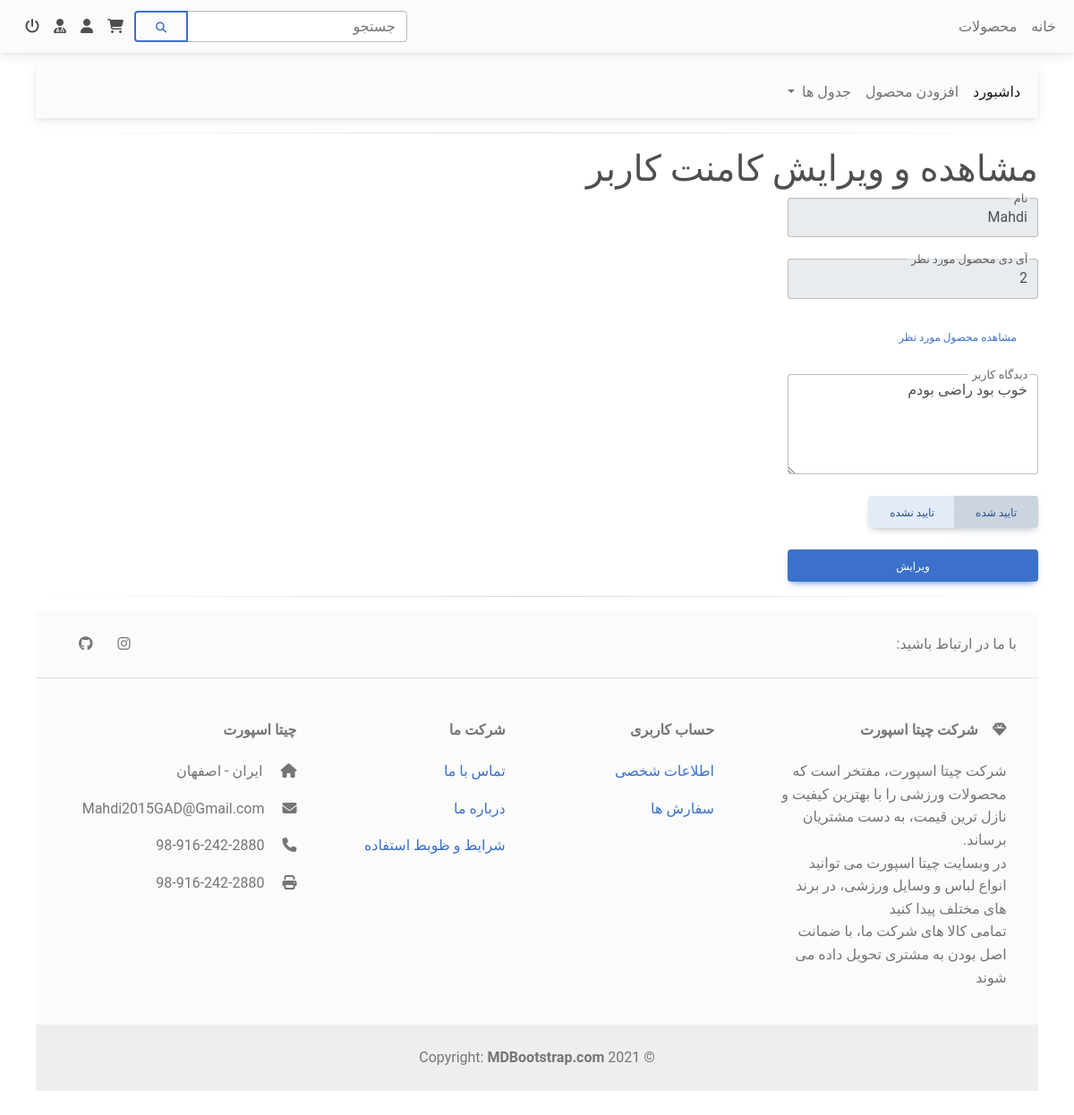
The page /EditComment.php?id=1 (signed in) on the database its author committed.
### tables this page shows
CREATE TABLE IF NOT EXISTS `comment` (
  `id` int(11) NOT NULL AUTO_INCREMENT,
  `username` varchar(255) NOT NULL,
  `productid` int(11) NOT NULL,
  `commenttext` text NOT NULL,
  `confirmation` varchar(255) NOT NULL,
  PRIMARY KEY (`id`)
);

### Settings.php (called while the page is built)
<?php
    $dbhost = 'localhost';
    $dbuser = 'root';
    $dbpass = '';
    $dbname = 'cheetah_sport';
?>

### DataBase.php (called while the page is built, shortened)
<?php
class db {
    protected $connection;
	protected $query;
	public function __construct($dbhost = '', $dbuser = '', $dbpass = '', $dbname = '', $charset = 'utf8') {
		$this->connection = new mysqli($dbhost, $dbuser, $dbpass, $dbname);
		$this->connection->set_charset($charset);
	}
    public function query($query) {
		if ($this->query = $this->connection->prepare($query)) {
            if (func_num_args() > 1) {
                $x = func_get_args();
                $args = array_slice($x, 1);
				$types = '';
                $args_ref = array();
                foreach ($args as $k => &$arg) {
					if (is_array($args[$k])) {
						foreach ($args[$k] as $j => &$a) {
							$types .= $this->_gettype($args[$k][$j]);
							$args_ref[] = &$a;
						}
					} else {
	                	$types .= $this->_gettype($args[$k]);
	                    $args_ref[] = &$arg;
					}
                }
				array_unshift($args_ref, $types);
                call_user_func_array(array($this->query, 'bind_param'), $args_ref);
            }
            $this->query->execute();
        } else {
            $this->error('Unable to prepare MySQL statement (check your syntax) - ' . $this->connection->error);
        }
		return $this;
    }
	public function fetchArray() {
	    $params = array();
        $row = array();
	    $meta = $this->query->result_metadata();
	    while ($field = $meta->fetch_field()) {
	        $params[] = &$row[$field->name];
	    }
	    call_user_func_array(array($this->query, 'bind_result'), $params);
        $result = array();
		while ($this->query->fetch()) {
			foreach ($row as $key => $val) {
				$result[$key] = $val;
			}
		}
        $this->query_closed = TRUE;
		return $result;
	}
	private function _gettype($var) {
	    if (is_string($var)) return 's';
	    if (is_int($var)) return 'i';
	    return 'b';
	}
}
?>

### EditComment_View.php (the view, shortened to what this page needs)
<!doctype html>
<html lang="fa">
    <head>
        <link rel = "stylesheet" href = "Styles\css\mdb.rtl.min.css" type = "text/css">
    </head>
    <body>
        <?php include 'Header.php'; ?>
        <?php include 'AsideNav.php'; ?>
        <main>
            <div>
                <hr class="hr hr-blurry" />
                <h1>مشاهده و ویرایش کامنت کاربر</h1>
                <div>
                    <form action="" method="post" class="col-md-3">
                        <div class="form-outline mb-4">
                            <input type="text" id="username" name="username" class="form-control form-control-lg" value = "<?php echo $username; ?>" disabled />
                            <label class="form-label" for="username">نام</label>
                        </div>
                        <div class="form-outline mb-4">
                            <input type="bumber" id="productid" name="productid" class="form-control form-control-lg" value = "<?php echo $productid; ?>" disabled />
                            <label class="form-label" for="productid">آی دی محصول مورد نظر</label>
                        </div>
                        <div class="mb-4">
                            <button type="button" class="btn btn-link" data-mdb-ripple-color="dark"><a href='ViewProduct.php?id=<?php echo $productid; ?>'>مشاهده محصول مورد نظر</a></button>
                        </div>
                        <div class="form-outline mb-4">
                            <textarea class="form-control" id="commenttext" name="commenttext" rows="4" required><?php echo $commenttext; ?></textarea>
                            <label class="form-label" for="commenttext">دیدگاه کاربر</label>
                        </div>
                        <div class="btn-group mb-4">
                            <label class="btn btn-secondary" for="confirmed">تایید شده</label>
                            <label class="btn btn-secondary" for="unconfirmed">تایید نشده</label>
                        </div>
                        <button type="submit" name = "submit" class="btn btn-primary btn-block">ویرایش</button>
                    </form>
                </div>
            </div>
        </main>
        <?php include 'Footer.php'; ?>
    </body>
</html>

### rows shown on the page
comment: username "Mahdi", productid "2", commenttext "خوب بود راضی بودم"
